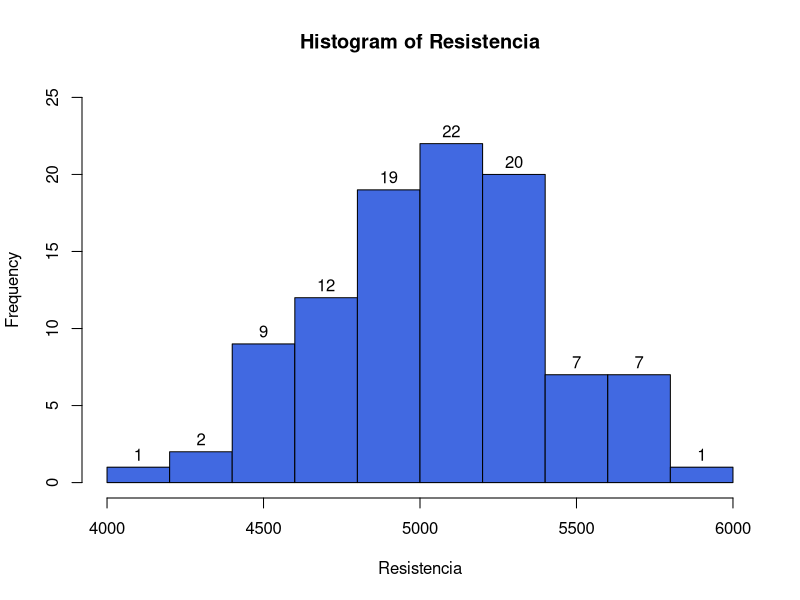

This figure's R source:
## ---- chunk 1
Resistencia <- c(5434, 4948, 4521, 4570, 4990, 5702, 5241,5112, 5015, 4659, 4806, 4637, 5670, 4381, 4820, 5043, 4886, 4599, 5288, 5299, 4848, 5378, 5260, 5055, 5828, 5218, 4859, 4780, 5027, 5008, 4609, 4772, 5133, 5095, 4618, 4848, 5089, 5518, 5333, 5164, 5342, 5069, 4755, 4925, 5001, 5621, 4918, 4974, 4592, 5207, 5173, 4568, 5245, 4723, 5555, 5388, 5049, 4493, 5309, 5640, 5069, 4803, 4951, 4740, 5138, 4786, 4173, 5296, 5653, 5078, 5248, 5275, 5419, 5498, 4681, 5582, 4308, 5227, 5188, 5764, 5679, 5256, 4500, 5461, 4931, 4965, 5170, 4900, 4968, 5205, 4452, 5364, 5076, 4774, 4823, 4417, 5273, 5042, 5189, 4986)

hist(Resistencia, col = c("royalblue"),ylim = c(0,25),labels=T)

